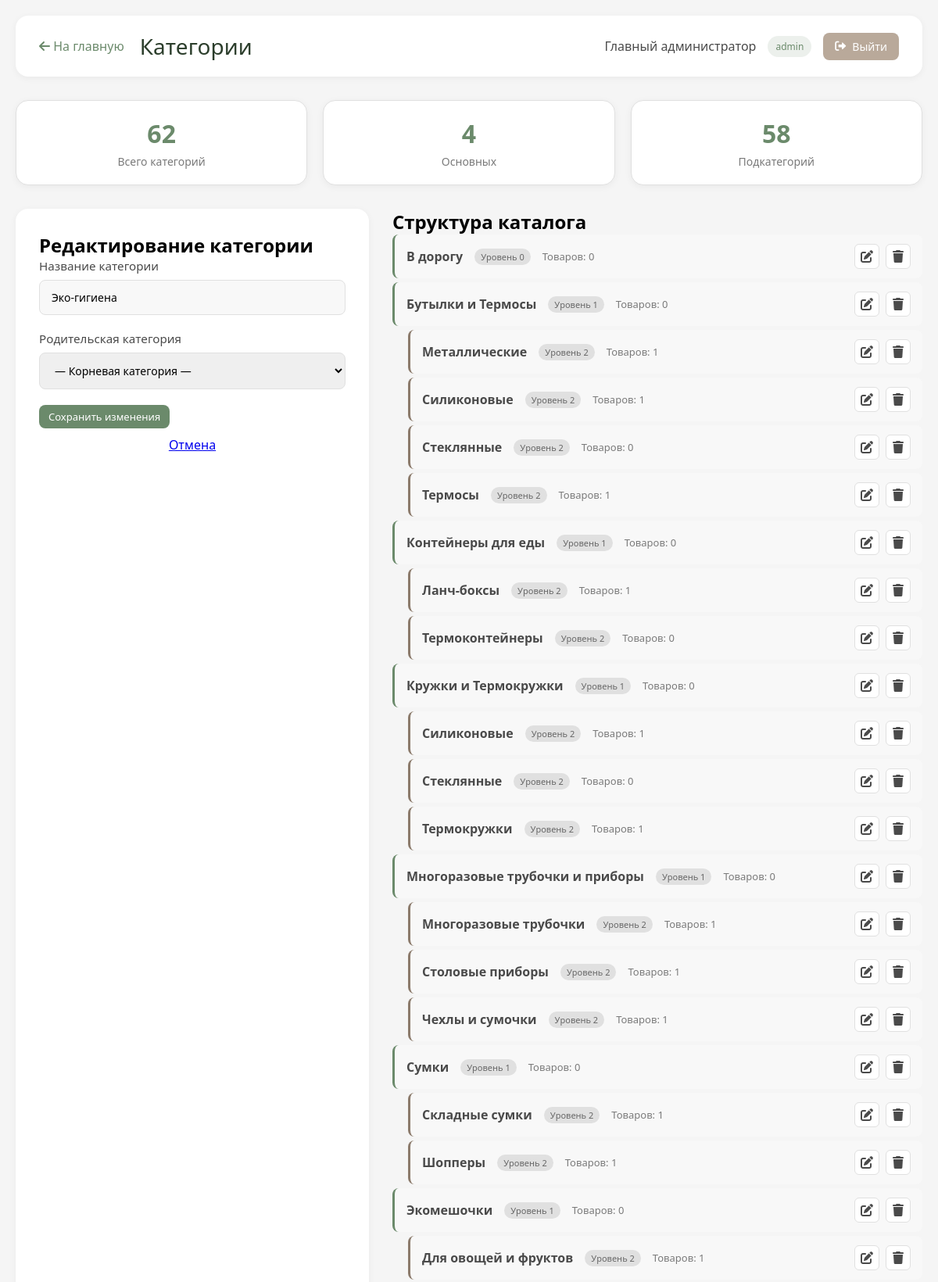
/admin/categories.php?edit=1 (signed in, upper part), run on the app's committed database.
### tables this page shows
CREATE TABLE `categories` (
  `id` int NOT NULL,
  `name` varchar(100) NOT NULL,
  `parent_id` int DEFAULT NULL,
  `level` int DEFAULT '1'
);

### admin/categories.php (the view, shortened to what this page needs)
<?php
require_once '../backend/config.php';
$categories = $pdo->query("SELECT * FROM categories ORDER BY level, name")->fetchAll();
function buildCategoryTree($categories, $parent_id = null, $level = 0) {
    $result = [];
    foreach ($categories as $cat) {
        if ($cat['parent_id'] == $parent_id) {
            $cat['level'] = $level;
            $result[] = $cat;
            $result = array_merge($result, buildCategoryTree($categories, $cat['id'], $level + 1));
        }
    }
    return $result;
}
$category_tree = buildCategoryTree($categories);
$products_count = [];
$stmt = $pdo->query("SELECT category_id, COUNT(*) as count FROM products GROUP BY category_id");
while ($row = $stmt->fetch()) {
    $products_count[$row['category_id']] = $row['count'];
}
$edit_category = null;
if (isset($_GET['edit'])) {
    $edit_id = (int)$_GET['edit'];
    $stmt = $pdo->prepare("SELECT * FROM categories WHERE id = ?");
    $stmt->execute([$edit_id]);
    $edit_category = $stmt->fetch();
}
?>
<!DOCTYPE html>
<html lang="ru">
<head>
    <link rel="stylesheet" href="https://cdnjs.cloudflare.com/ajax/libs/font-awesome/6.0.0-beta3/css/all.min.css">
    <link rel="stylesheet" href="../frontend/css/styles.css">
    <link rel="stylesheet" href="css/admin.css">
</head>
<body>
    <div class="admin-container">
        <div class="admin-header">
            <div style="display: flex; align-items: center;">
                <a href="index.php" class="back-link"><i class="fas fa-arrow-left"></i> На главную</a>
                <h1>Категории</h1>
            </div>
            <div class="admin-user">
                <span><?= $_SESSION['admin_name'] ?></span>
                <span class="role"><?= $_SESSION['admin_role'] ?></span>
                <a href="logout.php" class="logout-btn"><i class="fas fa-sign-out-alt"></i> Выйти</a>
            </div>
        </div>
        <div class="stats-row">
            <div class="stat-card">
                <div class="number"><?= count($categories) ?></div>
                <div class="label">Всего категорий</div>
            </div>
            <div class="stat-card">
                <div class="number">
                    <?php
                    $stmt = $pdo->query("SELECT COUNT(*) FROM categories WHERE level = 1");
                    echo $stmt->fetchColumn();
                    ?>
                </div>
                <div class="label">Основных</div>
            </div>
            <div class="stat-card">
                <div class="number">
                    <?php
                    $stmt = $pdo->query("SELECT COUNT(*) FROM categories WHERE level > 1");
                    echo $stmt->fetchColumn();
                    ?>
                </div>
                <div class="label">Подкатегорий</div>
            </div>
        </div>
        <div class="content-grid">
            <div class="form-container">
                <h2><?= $edit_category ? 'Редактирование категории' : 'Добавить новую категорию' ?></h2>
                <form method="POST">
                    <div class="form-group">
                        <label>Название категории</label>
                        <input type="text" name="name" value="<?= htmlspecialchars($edit_category['name'] ?? '') ?>" required>
                    </div>
                    <div class="form-group">
                        <label>Родительская категория</label>
                        <select name="parent_id">
                            <option value="">— Корневая категория —</option>
                        </select>
                    </div>
                    <button type="submit" name="<?= $edit_category ? 'edit_category' : 'add_category' ?>" class="btn btn-primary">
                        <?= $edit_category ? 'Сохранить изменения' : 'Добавить категорию' ?>
                    </button>
                    <?php if ($edit_category): ?>
                        <a href="categories.php" class="btn-cancel" style="display: block; text-align: center; margin-top: 10px;">
                            Отмена
                        </a>
                    <?php endif; ?>
                </form>
            </div>
            <div class="categories-container">
                <h2>Структура каталога</h2>
                <?php if (empty($category_tree)): ?>
                    <p style="text-align: center; color: #7a7a7a; padding: 40px;">
                        Категории еще не созданы
                    </p>
                <?php else: ?>
                    <ul class="category-tree">
                        <?php foreach ($category_tree as $cat): ?>
                            <li class="category-item level-<?= $cat['level'] ?>">
                                <div class="category-content">
                                    <div class="category-info">
                                        <span class="category-name">
                                            <?= htmlspecialchars($cat['name']) ?>
                                        </span>
                                        <span class="category-level">Уровень <?= $cat['level'] ?></span>
                                        <span class="category-stats">
                                            Товаров: <?= $products_count[$cat['id']] ?? 0 ?>
                                        </span>
                                    </div>
                                    <div class="category-actions">
                                        <a href="?edit=<?= $cat['id'] ?>" class="action-btn" title="Редактировать">
                                            <i class="fas fa-edit"></i>
                                        </a>
                                        <a href="category-delete.php?id=<?= $cat['id'] ?>"
                                           class="action-btn delete"
                                           title="Удалить"
                                           onclick="return confirm('Вы уверены? Все подкатегории будут перемещены в корень')">
                                            <i class="fas fa-trash"></i>
                                        </a>
                                    </div>
                                </div>
                            </li>
                        <?php endforeach; ?>
                    </ul>
                <?php endif; ?>
            </div>
        </div>
    </div>
</body>
</html>

### admin/css/admin.css (style rules this page uses)
.admin-container { max-width: 1400px; margin: 0 auto; padding: 20px; }
.admin-header { background: white; border-radius: 16px; padding: 20px 30px; margin-bottom: 30px; display: flex; justify-content: space-between; align-items: center; box-shadow: 0 2px 10px rgba(0,0,0,0.05); }
.admin-header h1 { color: #2c3e2c; font-size: 28px; font-weight: 300; }
.admin-user { display: flex; align-items: center; gap: 15px; }
.admin-user span { color: #4a4a4a; }
.admin-user .role { background: #6b8a6b20; color: #6b8a6b; padding: 5px 10px; border-radius: 20px; font-size: 12px; }
.back-link { color: #6b8a6b; text-decoration: none; margin-right: 20px; }
.btn { padding: 6px 12px; border-radius: 8px; font-size: 13px; cursor: pointer; border: none; transition: 0.2s; text-decoration: none; display: inline-block; }
.btn-primary { background: #6b8a6b; color: white; }
.logout-btn { padding: 8px 15px; background: #b9a99a; color: white; text-decoration: none; border-radius: 8px; font-size: 14px; transition: 0.2s; display: inline-flex; align-items: center; gap: 8px; border: none; cursor: pointer; }
.logout-btn i { font-size: 14px; }
.stats-row { display: grid; grid-template-columns: repeat(3, 1fr); gap: 20px; margin-bottom: 30px; }
.stat-card { background: white; border-radius: 16px; padding: 20px; box-shadow: 0 2px 10px rgba(0,0,0,0.05); text-align: center; text-decoration: none; color: inherit; transition: 0.2s; }
.stat-card .number { font-size: 32px; font-weight: 700; color: #6b8a6b; margin-bottom: 5px; }
.stat-card .label { color: #7a7a7a; font-size: 14px; }
.form-container { background: white; border-radius: 16px; padding: 30px; box-shadow: 0 2px 10px rgba(0,0,0,0.05); }
.form-group { margin-bottom: 20px; }
.form-group label { display: block; margin-bottom: 8px; color: #4a4a4a; font-weight: 500; }
.form-group input, .form-group select, .form-group textarea { width: 100%; padding: 12px 15px; border: 1px solid #e0e0e0; border-radius: 8px; font-size: 14px; transition: 0.2s; }
.content-grid { display: grid; grid-template-columns: 1fr 1.5fr; gap: 30px; }
.category-tree { list-style: none; }
.category-item { margin-bottom: 5px; }
.category-content { display: flex; align-items: center; justify-content: space-between; padding: 12px 15px; background: #f8f8f8; border-radius: 8px; border-left: 3px solid #6b8a6b; transition: 0.2s; }
.category-info { display: flex; align-items: center; gap: 15px; }
.category-name { font-weight: 600; color: #4a4a4a; }
.category-level { font-size: 11px; background: #e0e0e0; padding: 3px 8px; border-radius: 20px; color: #666; }
.category-stats { color: #7a7a7a; font-size: 13px; }
.category-actions { display: flex; gap: 8px; }
.action-btn { width: 32px; height: 32px; border-radius: 6px; border: 1px solid #e0e0e0; background: white; cursor: pointer; transition: 0.2s; display: flex; align-items: center; justify-content: center; text-decoration: none; color: #4a4a4a; }
.level-1 .category-content { border-left-color: #6b8a6b; }
.level-2 .category-content { border-left-color: #8b7a6b; margin-left: 20px; }

### data on the page
categories: name "Эко-гигиена"
categories: name "В дорогу", level "0", id "0"
categories: name "Бутылки и Термосы", level "1", id "0"
categories: name "Металлические", level "2", id "1"
categories: name "Силиконовые", level "2", id "1"
categories: name "Стеклянные", level "2", id "0"
categories: name "Термосы", level "2", id "1"
categories: name "Контейнеры для еды", level "1", id "0"
categories: name "Ланч-боксы", level "2", id "1"
categories: name "Термоконтейнеры", level "2", id "0"
categories: name "Кружки и Термокружки", level "1", id "0"
categories: name "Силиконовые", level "2", id "1"
categories: name "Стеклянные", level "2", id "0"
categories: name "Термокружки", level "2", id "1"
categories: name "Многоразовые трубочки и приборы", level "1", id "0"
categories: name "Многоразовые трубочки", level "2", id "1"
categories: name "Столовые приборы", level "2", id "1"
categories: name "Чехлы и сумочки", level "2", id "1"
categories: name "Сумки", level "1", id "0"
categories: name "Складные сумки", level "2", id "1"
categories: name "Шопперы", level "2", id "1"
categories: name "Экомешочки", level "1", id "0"
categories: name "Для овощей и фруктов", level "2", id "1"

### other printed values
$_SESSION['admin_name'] "Главный администратор"
$_SESSION['admin_role'] "admin"
count($categories) "62"
$stmt->fetchColumn() "4"
$stmt->fetchColumn() "58"
